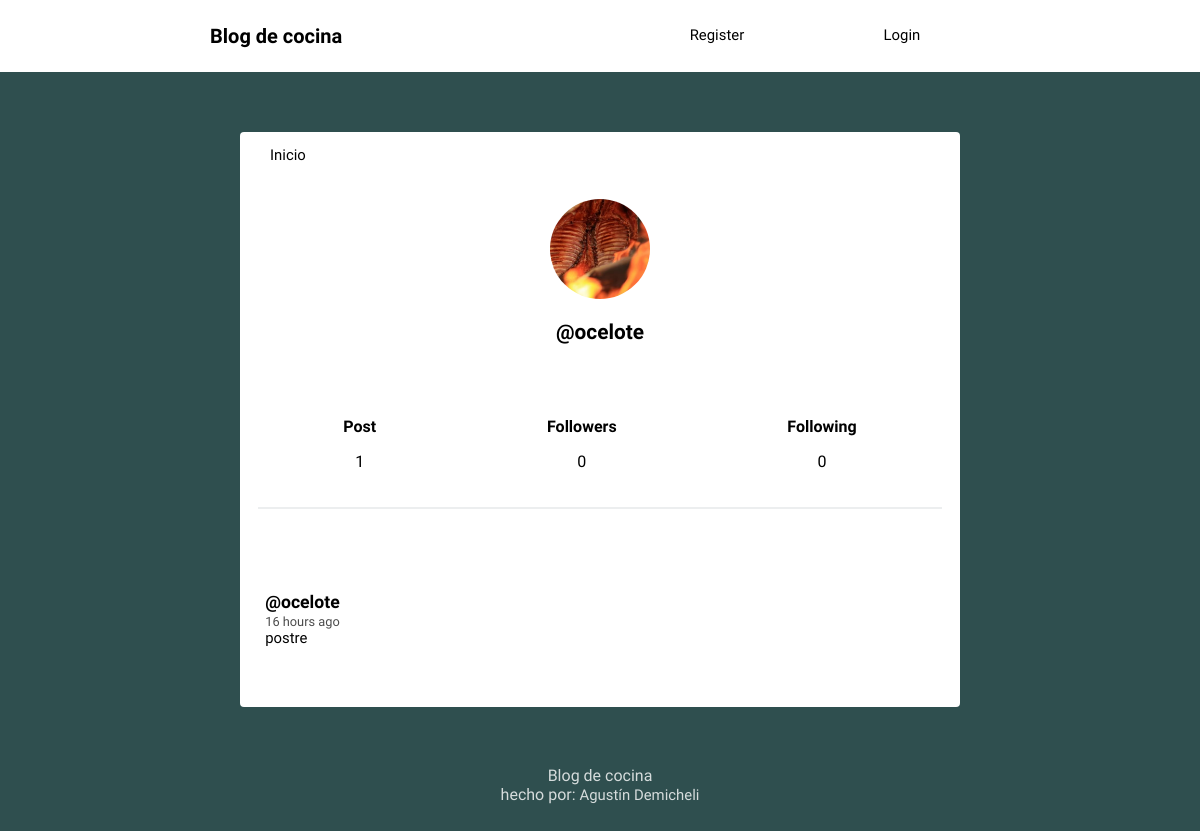
The app's page /profile/ocelote/ with its own data.
### social/models.py (models this page shows, shortened)
class Profile(models.Model):
	user = models.OneToOneField(User, on_delete=models.CASCADE)
	image=models.ImageField(default='images.jpeg',upload_to='media/')
	def following(self):
		user_ids = Relationship.objects.filter(from_user=self.user)\
								.values_list('to_user_id', flat=True)
		return User.objects.filter(id__in=user_ids)
	def followers(self):
		user_ids = Relationship.objects.filter(to_user=self.user)\
								.values_list('from_user_id', flat=True)
		return User.objects.filter(id__in=user_ids)

class Post(models.Model):
	user = models.ForeignKey(User, on_delete=models.CASCADE, related_name='posts')
	title= models.TextField(null=False)
	timestamp = models.DateTimeField(default=timezone.now)
	content = models.TextField()
	image=models.ImageField(null=True,blank=True, upload_to='images/')
	class Meta:
		ordering = ['-timestamp']

### social/views.py (the view)
# urls.py: path('profile/', views.profile, name='profile'),
def profile(request, username=None):
	current_user = request.user
	if username and username != current_user.username:
		user = User.objects.get(username=username)
		posts = user.posts.all()
	else:
		posts = current_user.posts.all()
		user = current_user
	return render(request, 'social/profile.html', {'user':user, 'posts':posts})

### social/templates/social/profile.html (shortened to what this page needs)
{% extends 'social/feed.html' %}
{% block content %}
{% load humanize %}
<div class="profile">
	<img src="{{ user.profile.image.url  }}">
	<br>
	<h2>@{{ user.username }}</h2>
</div>
<div class="follow">
	<div>
		<h5>Post</h5>
		<p>{{ user.posts.count }}</p>
	</div>
	<div>
		<h5>Followers</h5>
		<p>{{ user.profile.followers.count }}</p>
	</div>
	<div>
		<h5>Following</h5>
		<p>{{ user.profile.following.count }}</p>
	</div>
</div>
{{ block.super }}
{% endblock %}

### social/templates/social/feed.html (shortened to what this page needs)
{% extends 'social/layout.html' %}
{% load humanize %}
{% block content %}
{% for post in posts %}
<article>
    <div class="container-article">
        <div>
            <h2 class="username"><a href="{% url 'profile' post.user.username %}">@{{ post.user.username }}</a></h2>
            <time data-time="#">{{ post.timestamp|naturaltime }}</time>
            <div class="post"><a href="{%url 'posteos'  %}">{{post.title}}</a></div>
        </div>
    </div>
</article>
{% endfor %}
{% endblock %}

### social/static/style.css (style rules this page uses)
body { background: #2F4F4F; font-size: 62.5%; font-family: 'Varela Round', Helvetica, Arial, serif; }
h5 { font-size: 1rem; margin-bottom: 0; }
p { font-size: 1rem; }
img { object-fit: cover; }
a { font-size: .93rem; text-decoration: none; color: black; }
article { width: 93%; margin: auto; padding: 40px 0; border-bottom: 2px solid #ECEEEF; }
.username { margin-bottom: .2rem; }
.username a { font-size: 1.1rem; }
.container-article { display: flex; }
article:last-child { border-bottom: 0; }
time { font-size: .8rem; opacity: .7; }
.post { font-size: .94rem; }
.profile { display: flex; align-items: center; flex-direction: column; }
.profile img { height: 100px; width: 100px; margin-right: 10px; border-radius: 50%; margin: 20px; }
.profile h2 { margin-top: -10px; font-size: 1.3rem; }
.follow { display: flex; width: 95%; justify-content: space-around; margin: 30px auto; text-align: center; border-bottom: 2px solid #ECEEEF; padding-bottom: 20px; }

### records on screen
Post: user.username "ocelote", timestamp "16 hours ago", title "postre"

### other values on screen
{{ user.username }} "ocelote"
{{ user.posts.count }} "1"
{{ user.profile.followers.count }} "0"
{{ user.profile.following.count }} "0"
